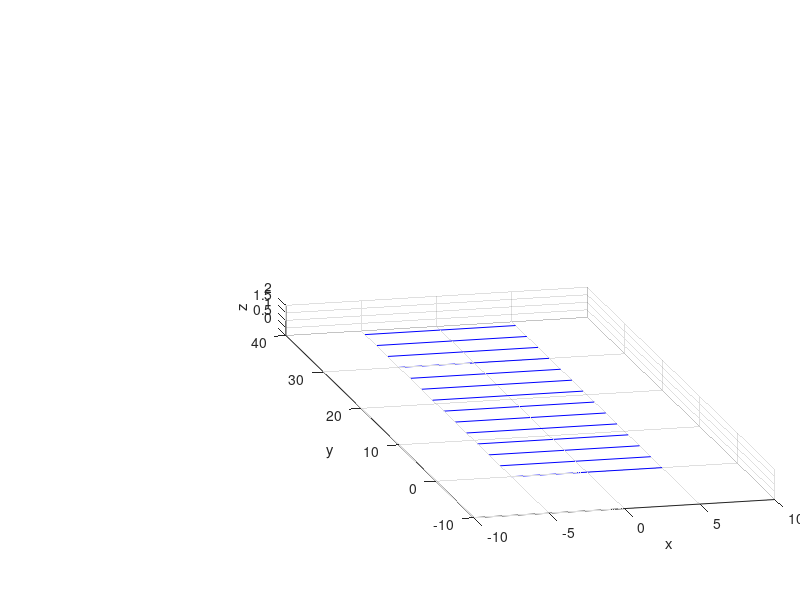

The MATLAB script that drew this image:
%%Testing

%VMC(1:7,1)

myaxes = axes('xlim',[-10 10],'ylim',[-10 40], 'zlim',[0 2]);
view(-14,14);        % VIEW(3) sets the default 3-D view, AZ = -37.5, EL = 30
grid on;
axis equal;
%hold on
xlabel('x')
ylabel('y')
zlabel('z')

%% 1.1 Create Road lines for reference
p=0;
for s = 0:100
    p = s*3;
    line([-5 5],[p p],'color',[0 0 1]);
end

cameraposition = campos
cameraposition_x = cameraposition(1)
cameraposition_y = cameraposition(2)
cameraposition_z = cameraposition(3)

cameratarget = camtarget
cameratarget_x = cameratarget(1)
cameratarget_y = cameratarget(2)
cameratarget_z = cameratarget(3)


for f = 0:30
    %q = f*5;
    cameratarget_y = cameratarget_y+1;
    cameraposition_y = cameraposition_y+1;
    
    camtarget([cameratarget_x,cameratarget_y,cameratarget_z])
    campos([cameraposition_x,cameraposition_y,cameraposition_z])
    
    pause(0.1)
end

for f = 0:30
    %q = f*5;
    %camtarget([camera_target])
    %camdolly(.1,.1,0,'movetarget')
    
    %myaxes = axes('xlim',[-10 10],'ylim',[-10+f 40+f], 'zlim',[0 2]);
    pause(0.1)
end

%camdolly(dx,dy,dz,'fixtarget')
    